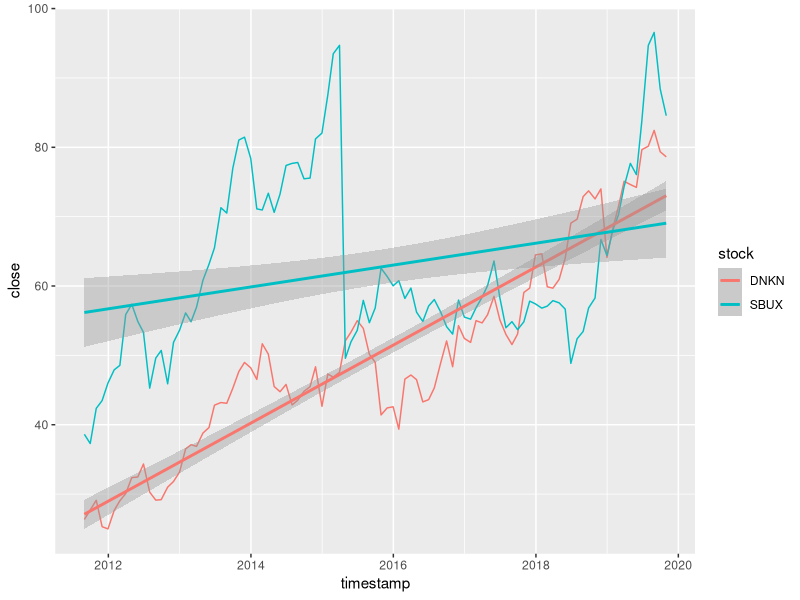
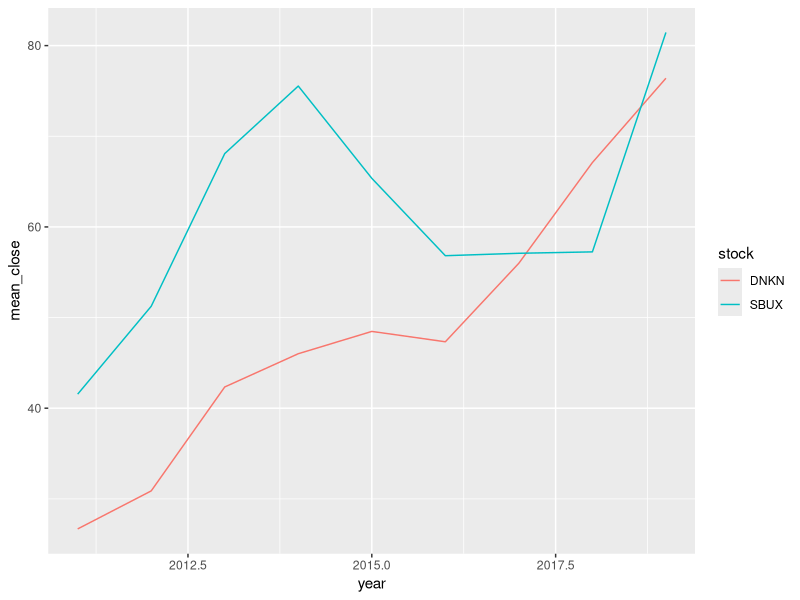

Write the R code that produced these figures, in order.
library(tidyverse)
library(lubridate)
library(zoo)

# DNKN <- read_csv("data/monthly_DNKN.csv")
# SBUX <- read_csv("data/monthly_SBUX.csv")
#
# DNKN <- DNKN %>%
#   select(timestamp, close)
# SBUX <- SBUX %>%
#   select(timestamp, close)
#
# DNKN <- DNKN %>%
#   slice(2:100)
# SBUX <- SBUX %>%
#   slice(2:100)
# 
# DNKN %>% write_csv("data/modified_DNKN.csv")
# SBUX %>% write_csv("data/modified_SBUX.csv")

DNKN <- read_csv("data/modified_DNKN.csv")
SBUX <- read_csv("data/modified_SBUX.csv")

DNKN <- DNKN %>%
  mutate(stock = "DNKN")
SBUX <- SBUX %>%
  mutate(stock = "SBUX")

D_S <- tibble(
  timestamp = c(DNKN %>%
                  pull(timestamp),
                SBUX %>%
                  pull(timestamp)),
  stock = c(DNKN %>%
              pull(stock),
            SBUX %>%
              pull(stock)),
  close = c(DNKN %>%
              pull(close),
            SBUX %>%
              pull(close))
)

D_S %>%
  group_by(stock) %>%
  ggplot() +
  geom_line(mapping = aes(x = timestamp, y = close, color = stock))+
  geom_smooth(mapping = aes(timestamp,close,color=stock),method = "lm")


sim1_mod <- lm(close ~ timestamp, data = filter(D_S,stock=="DNKN"))
coef(sim1_mod)

sim1_mod <- lm(close ~ timestamp, data = filter(D_S,stock=="SBUX"))
coef(sim1_mod)



temp <- D_S %>%
  mutate(year = year(timestamp)) %>%
  group_by(year, stock) %>%
  summarize(mean_close = mean(close))

temp %>%
  group_by(stock) %>%
  ggplot() +
  geom_line(mapping = aes(x = year, y = mean_close, color = stock))

